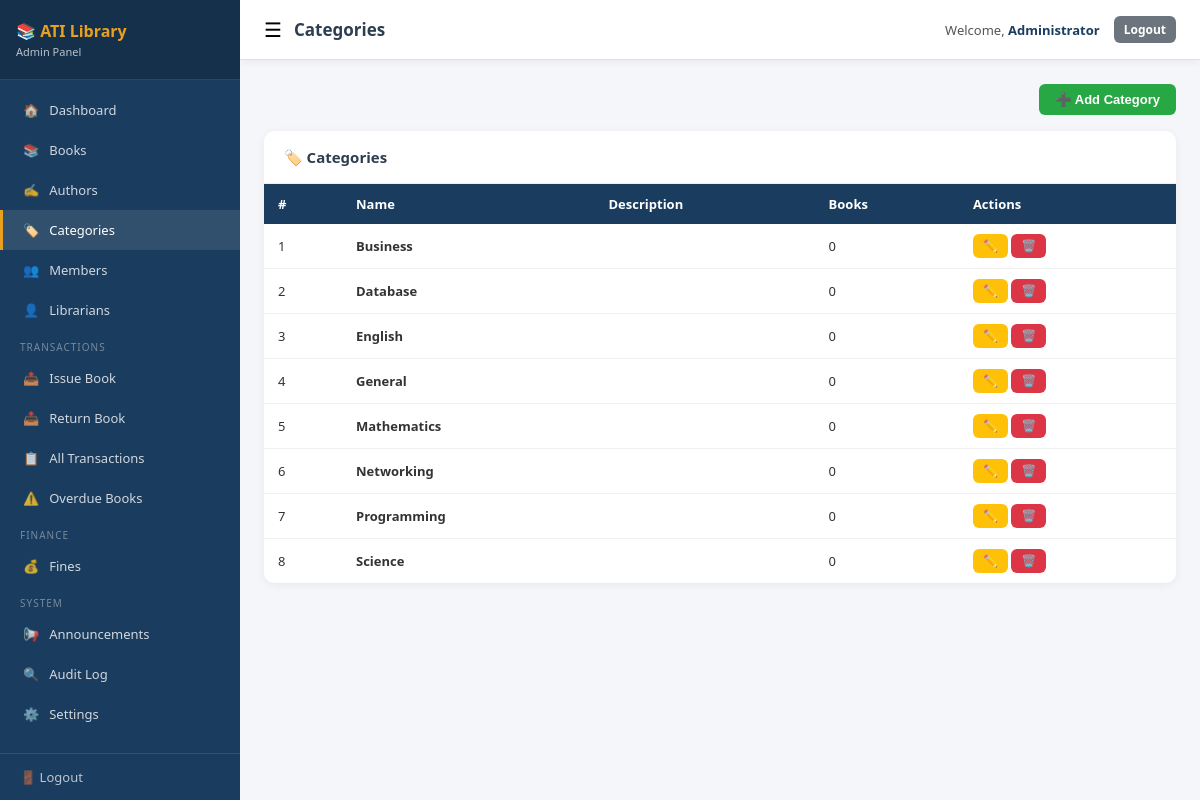
Screenshot of /admin/categories.php (signed in) with the database file from the repository.
### tables this page shows
CREATE TABLE categories (
    id INT AUTO_INCREMENT PRIMARY KEY,
    name VARCHAR(100) NOT NULL UNIQUE,
    description TEXT,
    created_at TIMESTAMP DEFAULT CURRENT_TIMESTAMP
);

### admin/categories.php (the view, shortened to what this page needs)
<?php
require_once '../includes/auth.php';
$pageTitle = 'Categories'; $activePage = 'categories';
$cats = $conn->query("SELECT c.*, COUNT(b.id) AS book_count FROM categories c LEFT JOIN books b ON b.category_id=c.id GROUP BY c.id ORDER BY c.name");
include '../includes/layout.php';
?>
<div style="display:flex;justify-content:flex-end;margin-bottom:16px;">
  <button class="btn btn-success" onclick="openModal('addCatModal')">➕ Add Category</button>
</div>
<div class="card">
  <div class="card-header"><h3>🏷️ Categories</h3></div>
  <div class="card-body" style="padding:0;">
    <table><thead><tr><th>#</th><th>Name</th><th>Description</th><th>Books</th><th>Actions</th></tr></thead><tbody>
      <?php if ($cats->num_rows===0): ?><tr><td colspan="5"><div class="empty-state">No categories</div></td></tr>
      <?php else: $i=1; while ($c=$cats->fetch_assoc()): ?>
        <tr>
          <td><?= $i++ ?></td><td><strong><?= htmlspecialchars($c['name']) ?></strong></td>
          <td><?= htmlspecialchars(substr($c['description']??'',0,60)) ?></td><td><?= $c['book_count'] ?></td>
          <td>
            <button class="btn btn-sm btn-warning" onclick='editCat(<?= json_encode($c) ?>)'>✏️</button>
            <form method="POST" style="display:inline;" onsubmit="return confirmDelete()">
              <button class="btn btn-sm btn-danger">🗑️</button>
            </form>
          </td>
        </tr>
      <?php endwhile; endif; ?>
    </tbody></table>
  </div>
</div>
<?php include '../includes/layout_end.php'; ?>

### includes/layout.php (shortened to what this page needs)
<?php
$role = $_SESSION['role'] ?? '';
$userName = $_SESSION['user_name'] ?? 'User';
$adminMenu = [
    ['icon'=>'🏠','label'=>'Dashboard','url'=>'dashboard.php','page'=>'dashboard'],
    ['icon'=>'📚','label'=>'Books','url'=>'books.php','page'=>'books'],
    ['icon'=>'✍️','label'=>'Authors','url'=>'authors.php','page'=>'authors'],
    ['icon'=>'🏷️','label'=>'Categories','url'=>'categories.php','page'=>'categories'],
    ['icon'=>'👥','label'=>'Members','url'=>'members.php','page'=>'members'],
    ['icon'=>'👤','label'=>'Librarians','url'=>'librarians.php','page'=>'librarians'],
    ['section'=>'Transactions'],
    ['icon'=>'📤','label'=>'Issue Book','url'=>'issue.php','page'=>'issue'],
    ['icon'=>'📥','label'=>'Return Book','url'=>'return.php','page'=>'return'],
    ['icon'=>'📋','label'=>'All Transactions','url'=>'transactions.php','page'=>'transactions'],
    ['icon'=>'⚠️','label'=>'Overdue Books','url'=>'overdue.php','page'=>'overdue'],
    ['section'=>'Finance'],
    ['icon'=>'💰','label'=>'Fines','url'=>'fines.php','page'=>'fines'],
    ['section'=>'System'],
    ['icon'=>'📢','label'=>'Announcements','url'=>'announcements.php','page'=>'announcements'],
    ['icon'=>'🔍','label'=>'Audit Log','url'=>'audit.php','page'=>'audit'],
    ['icon'=>'⚙️','label'=>'Settings','url'=>'settings.php','page'=>'settings'],
];
$librarianMenu = [
    ['icon'=>'🏠','label'=>'Dashboard','url'=>'dashboard.php','page'=>'dashboard'],
    ['icon'=>'📚','label'=>'Books','url'=>'books.php','page'=>'books'],
    ['icon'=>'👥','label'=>'Members','url'=>'members.php','page'=>'members'],
    ['section'=>'Transactions'],
    ['icon'=>'📤','label'=>'Issue Book','url'=>'issue.php','page'=>'issue'],
    ['icon'=>'📥','label'=>'Return Book','url'=>'return.php','page'=>'return'],
    ['icon'=>'📋','label'=>'Transactions','url'=>'transactions.php','page'=>'transactions'],
    ['icon'=>'⚠️','label'=>'Overdue Books','url'=>'overdue.php','page'=>'overdue'],
    ['icon'=>'💰','label'=>'Fines','url'=>'fines.php','page'=>'fines'],
];
$menu = ($role === 'admin') ? $adminMenu : $librarianMenu;
?>
<!DOCTYPE html>
<html lang="en">
<head>
<link rel="stylesheet" href="../assets/css/style.css">
</head>
<body>
<div class="layout">
  <aside class="sidebar" id="sidebar">
    <div class="sidebar-header">
      <h2>📚 ATI Library</h2>
      <p><?= ucfirst($role) ?> Panel</p>
    </div>
    <nav class="sidebar-menu">
      <?php foreach ($menu as $item): ?>
        <?php if (isset($item['section'])): ?>
          <div class="menu-section"><?= $item['section'] ?></div>
        <?php else: ?>
          <a href="<?= $item['url'] ?>" class="<?= ($activePage??'') === $item['page'] ? 'active' : '' ?>">
            <span><?= $item['icon'] ?></span> <?= $item['label'] ?>
          </a>
        <?php endif; ?>
      <?php endforeach; ?>
    </nav>
    <div class="sidebar-footer">
      <a href="../logout.php">🚪 Logout</a>
    </div>
  </aside>
  <div class="main-content">
    <div class="topbar">
      <div style="display:flex;align-items:center;gap:12px;">
        <button onclick="toggleSidebar()" style="background:none;border:none;cursor:pointer;font-size:20px;">☰</button>
        <h3><?= htmlspecialchars($pageTitle ?? 'Dashboard') ?></h3>
      </div>
      <div class="topbar-right">
        <span class="topbar-user">Welcome, <strong><?= htmlspecialchars($userName) ?></strong></span>
        <a href="../logout.php" class="btn btn-sm btn-secondary">Logout</a>
      </div>
    </div>
    <div class="page-body">

### includes/layout_end.php (shortened to what this page needs)
    </div>
  </div>
</div>
</body>
</html>

### assets/css/style.css (style rules this page uses)
:root { --primary: #1a3c5e; --primary-light: #2a5f94; --accent: #e8a020; --success: #28a745; --danger: #dc3545; --warning: #ffc107; --info: #17a2b8; --light: #f4f6f9; --dark: #2c3e50; --sidebar-w: 240px; --header-h: 60px; }
* { box-sizing: border-box; margin: 0; padding: 0; }
body { font-family: 'Segoe UI', Arial, sans-serif; background: var(--light); color: #333; font-size: 14px; }
a { text-decoration: none; color: inherit; }
.layout { display: flex; min-height: 100vh; }
.sidebar { width: var(--sidebar-w); background: var(--primary); color: #fff; position: fixed; top: 0; left: 0; bottom: 0; display: flex; flex-direction: column; overflow-y: auto; z-index: 100; }
.sidebar-header { padding: 20px 16px; background: rgba(0,0,0,0.2); border-bottom: 1px solid rgba(255,255,255,0.1); }
.sidebar-header h2 { font-size: 16px; color: var(--accent); }
.sidebar-header p { font-size: 11px; color: rgba(255,255,255,0.7); margin-top: 2px; }
.sidebar-menu { padding: 10px 0; flex: 1; }
.sidebar-menu a { display: flex; align-items: center; gap: 10px; padding: 11px 20px; color: rgba(255,255,255,0.8); font-size: 13px; transition: all 0.2s; border-left: 3px solid transparent; }
.sidebar-menu a:hover, .sidebar-menu a.active { background: rgba(255,255,255,0.1); color: #fff; border-left-color: var(--accent); }
.sidebar-menu .menu-section { padding: 10px 20px 4px; font-size: 10px; text-transform: uppercase; color: rgba(255,255,255,0.4); letter-spacing: 1px; }
.sidebar-footer { padding: 14px 20px; border-top: 1px solid rgba(255,255,255,0.1); }
.sidebar-footer a { display: flex; align-items: center; gap: 8px; color: rgba(255,255,255,0.7); font-size: 13px; }
.main-content { margin-left: var(--sidebar-w); flex: 1; display: flex; flex-direction: column; min-height: 100vh; }
.topbar { height: var(--header-h); background: #fff; border-bottom: 1px solid #e0e0e0; display: flex; align-items: center; justify-content: space-between; padding: 0 24px; position: sticky; top: 0; z-index: 50; box-shadow: 0 2px 8px rgba(0,0,0,0.05); }
.topbar h3 { font-size: 17px; color: var(--dark); }
.topbar-right { display: flex; align-items: center; gap: 14px; }
.topbar-user { font-size: 13px; color: #555; }
.topbar-user strong { color: var(--primary); }
.page-body { padding: 24px; flex: 1; }
.card { background: #fff; border-radius: 10px; box-shadow: 0 2px 10px rgba(0,0,0,0.06); margin-bottom: 20px; }
.card-header { padding: 16px 20px; border-bottom: 1px solid #eee; display: flex; align-items: center; justify-content: space-between; }
.card-header h3 { font-size: 15px; color: var(--dark); }
.card-body { padding: 20px; }
table { width: 100%; border-collapse: collapse; }
thead th { background: var(--primary); color: #fff; padding: 11px 14px; text-align: left; font-size: 13px; font-weight: 600; }
tbody tr { border-bottom: 1px solid #f0f0f0; transition: background 0.15s; }
tbody td { padding: 10px 14px; font-size: 13px; vertical-align: middle; }
tbody tr:last-child { border-bottom: none; }
.btn { display: inline-flex; align-items: center; gap: 6px; padding: 8px 16px; border-radius: 6px; font-size: 13px; font-weight: 600; cursor: pointer; border: none; transition: all 0.2s; white-space: nowrap; }
.btn-success { background: var(--success); color: #fff; }
.btn-danger { background: var(--danger); color: #fff; }
.btn-warning { background: var(--warning); color: #333; }
.btn-secondary { background: #6c757d; color: #fff; }
.btn-sm { padding: 5px 10px; font-size: 12px; }

### rows the page displays
categories: name "Business", book_count "0"
categories: name "Database", book_count "0"
categories: name "English", book_count "0"
categories: name "General", book_count "0"
categories: name "Mathematics", book_count "0"
categories: name "Networking", book_count "0"
categories: name "Programming", book_count "0"
categories: name "Science", book_count "0"

### other values shown
$role "Admin"
$item['icon'] "🏠"
$item['label'] "Dashboard"
$item['icon'] "📚"
$item['label'] "Books"
$item['icon'] "✍️"
$item['label'] "Authors"
$item['icon'] "🏷️"
$item['label'] "Categories"
$item['icon'] "👥"
$item['label'] "Members"
$item['icon'] "👤"
$item['label'] "Librarians"
$item['section'] "TRANSACTIONS"
$item['icon'] "📤"
